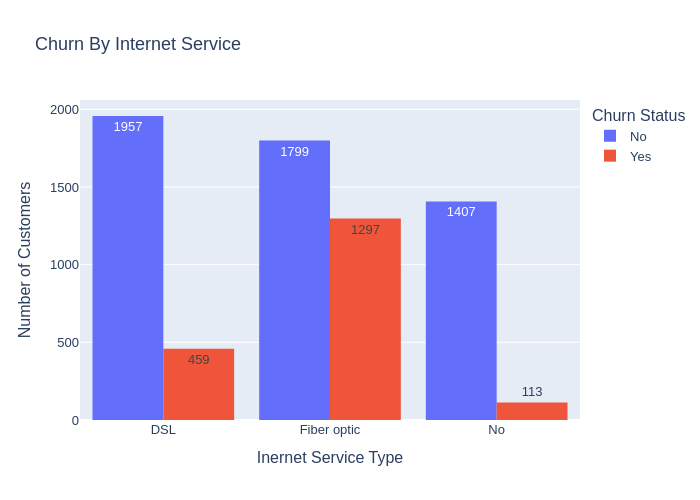

Here is the notebook cell this chart was saved with:
### Code cell
fig =px.histogram(data_frame=df,
                  x='InternetService',
                  color='Churn',
                  text_auto=True,
                  barmode='group',
                  title='Churn By Internet Service')

fig.update_layout(width=700, height=500,
                  xaxis_title="Inernet Service Type",
                  yaxis_title="Number of Customers",
                  legend_title="Churn Status",
                  bargap=0.15,         
                  font=dict(family="Arial, sans-serif", size=13)
                  )
fig.show()

### Figure 1 — Plotly figure (JSON) as saved in the notebook; plotly's stock layout.template omitted (floating-point values rounded to 4 significant figures; data arrays with more than 128 entries replaced by an {"elided": "..."} marker saying what was removed)
{"data": [{"alignmentgroup": "True", "bingroup": "x", "hovertemplate": "Churn=No<br>InternetService=%{x}<br>count=%{y}<extra></extra>", "legendgroup": "No", "marker": {"color": "#636efa", "pattern": {"shape": ""}}, "name": "No", "offsetgroup": "No", "orientation": "v", "showlegend": true, "texttemplate": "%{value}", "type": "histogram", "x": {"elided": "5163 str values"}, "xaxis": "x", "yaxis": "y"}, {"alignmentgroup": "True", "bingroup": "x", "hovertemplate": "Churn=Yes<br>InternetService=%{x}<br>count=%{y}<extra></extra>", "legendgroup": "Yes", "marker": {"color": "#EF553B", "pattern": {"shape": ""}}, "name": "Yes", "offsetgroup": "Yes", "orientation": "v", "showlegend": true, "texttemplate": "%{value}", "type": "histogram", "x": {"elided": "1869 str values"}, "xaxis": "x", "yaxis": "y"}], "layout": {"bargap": 0.15, "barmode": "group", "font": {"family": "Arial, sans-serif", "size": 13}, "height": 500, "legend": {"title": {"text": "Churn Status"}, "tracegroupgap": 0}, "title": {"text": "Churn By Internet Service"}, "width": 700, "xaxis": {"anchor": "y", "domain": [0, 1], "title": {"text": "Inernet Service Type"}}, "yaxis": {"anchor": "x", "domain": [0, 1], "title": {"text": "Number of Customers"}}}}
